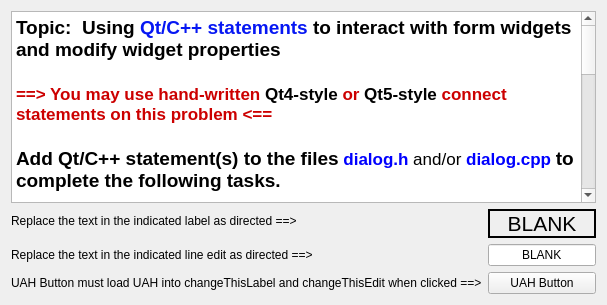
     <widget class="QWidget" name="tab_3">
      <attribute name="title">
       <string>Problem 1</string>
      </attribute>
      <layout class="QVBoxLayout" name="verticalLayout_3">
       <item>
        <widget class="QTextBrowser" name="textBrowser_2">
         <property name="html">
          <string>&lt;!DOCTYPE HTML PUBLIC &quot;-//W3C//DTD HTML 4.0//EN&quot; &quot;http://www.w3.org/TR/REC-html40/strict.dtd&quot;&gt;
&lt;html&gt;&lt;head&gt;&lt;meta name=&quot;qrichtext&quot; content=&quot;1&quot; /&gt;&lt;style type=&quot;text/css&quot;&gt;
p, li { white-space: pre-wrap; }
&lt;/style&gt;&lt;/head&gt;&lt;body style=&quot; font-family:'Sans Serif'; font-size:13pt; font-weight:600; font-style:normal;&quot;&gt;
&lt;p style=&quot; margin-top:0px; margin-bottom:0px; margin-left:0px; margin-right:0px; -qt-block-indent:0; text-indent:0px;&quot;&gt;&lt;span style=&quot; font-family:'Cantarell'; font-size:14pt;&quot;&gt;Topic:  Using &lt;/span&gt;&lt;span style=&quot; font-family:'Cantarell'; font-size:14pt; color:#0617f3;&quot;&gt;Qt/C++ statements&lt;/span&gt;&lt;span style=&quot; font-family:'Cantarell'; font-size:14pt;&quot;&gt; to interact with form widgets and modify widget properties&lt;/span&gt;&lt;/p&gt;
&lt;p style=&quot;-qt-paragraph-type:empty; margin-top:0px; margin-bottom:0px; margin-left:0px; margin-right:0px; -qt-block-indent:0; text-indent:0px; font-family:'Cantarell'; font-size:14pt;&quot;&gt;&lt;br /&gt;&lt;/p&gt;
&lt;p style=&quot; margin-top:0px; margin-bottom:0px; margin-left:0px; margin-right:0px; -qt-block-indent:0; text-indent:0px;&quot;&gt;&lt;span style=&quot; font-family:'.Lucida Grande UI'; color:#cc0000;&quot;&gt;==&amp;gt; You may use hand-written &lt;/span&gt;&lt;span style=&quot; font-family:'.Lucida Grande UI'; color:#000000;&quot;&gt;Qt4-style&lt;/span&gt;&lt;span style=&quot; font-family:'.Lucida Grande UI'; color:#cc0000;&quot;&gt; or &lt;/span&gt;&lt;span style=&quot; font-family:'.Lucida Grande UI'; color:#000000;&quot;&gt;Qt5-style&lt;/span&gt;&lt;span style=&quot; font-family:'.Lucida Grande UI'; color:#cc0000;&quot;&gt; connect statements on this problem &amp;lt;==&lt;/span&gt;&lt;/p&gt;
&lt;p style=&quot;-qt-paragraph-type:empty; margin-top:0px; margin-bottom:0px; margin-left:0px; margin-right:0px; -qt-block-indent:0; text-indent:0px; font-family:'Cantarell'; font-size:14pt;&quot;&gt;&lt;br /&gt;&lt;/p&gt;
&lt;p style=&quot; margin-top:0px; margin-bottom:0px; margin-left:0px; margin-right:0px; -qt-block-indent:0; text-indent:0px;&quot;&gt;&lt;span style=&quot; font-family:'Cantarell'; font-size:14pt;&quot;&gt;Add Qt/C++ statement(s) to the files&lt;/span&gt;&lt;span style=&quot; font-family:'.Lucida Grande UI';&quot;&gt; &lt;/span&gt;&lt;span style=&quot; font-family:'.Lucida Grande UI'; color:#0000ff;&quot;&gt;dialog.h&lt;/span&gt;&lt;span style=&quot; font-family:'.Lucida Grande UI';&quot;&gt; &lt;/span&gt;&lt;span style=&quot; font-family:'.Lucida Grande UI'; font-weight:400;&quot;&gt;and/or&lt;/span&gt;&lt;span style=&quot; font-family:'.Lucida Grande UI';&quot;&gt; &lt;/span&gt;&lt;span style=&quot; font-family:'.Lucida Grande UI'; color:#0000ff;&quot;&gt;dialog.cpp &lt;/span&gt;&lt;span style=&quot; font-family:'Cantarell'; font-size:14pt;&quot;&gt;to complete the following tasks.&lt;/span&gt;&lt;/p&gt;
&lt;p style=&quot;-qt-paragraph-type:empty; margin-top:0px; margin-bottom:0px; margin-left:0px; margin-right:0px; -qt-block-indent:0; text-indent:0px; font-family:'Cantarell'; font-size:14pt;&quot;&gt;&lt;br /&gt;&lt;/p&gt;
&lt;p style=&quot; margin-top:0px; margin-bottom:0px; margin-left:0px; margin-right:0px; -qt-block-indent:0; text-indent:0px;&quot;&gt;&lt;span style=&quot; font-family:'Cantarell'; font-size:14pt;&quot;&gt;(1)  Change the &lt;/span&gt;&lt;span style=&quot; font-family:'Cantarell'; font-size:14pt; color:#ff0000;&quot;&gt;text&lt;/span&gt;&lt;span style=&quot; font-family:'Cantarell'; font-size:14pt;&quot;&gt; in the indicated &lt;/span&gt;&lt;span style=&quot; font-family:'Cantarell'; font-size:14pt; color:#0617f3;&quot;&gt;QLabel&lt;/span&gt;&lt;span style=&quot; font-family:'Cantarell'; font-size:14pt;&quot;&gt; object with object name  &lt;/span&gt;&lt;span style=&quot; font-family:'Cantarell'; font-size:14pt; color:#ff0000;&quot;&gt;changeThisLabel&lt;/span&gt;&lt;span style=&quot; font-family:'Cantarell'; font-size:14pt;&quot;&gt;  to the word  &lt;/span&gt;&lt;span style=&quot; font-family:'Cantarell'; font-size:14pt; color:#ff0000;&quot;&gt;GO&lt;/span&gt;&lt;/p&gt;
&lt;p style=&quot; margin-top:0px; margin-bottom:0px; margin-left:0px; margin-right:0px; -qt-block-indent:0; text-indent:0px;&quot;&gt;&lt;span style=&quot; font-family:'Cantarell'; font-size:14pt; color:#ff0000;&quot;&gt;       ** CAPITALIZATION MATTERS !!!!&lt;/span&gt;&lt;/p&gt;
&lt;p style=&quot;-qt-paragraph-type:empty; margin-top:0px; margin-bottom:0px; margin-left:0px; margin-right:0px; -qt-block-indent:0; text-indent:0px; font-family:'Cantarell'; font-size:14pt;&quot;&gt;&lt;br /&gt;&lt;/p&gt;
&lt;p style=&quot; margin-top:0px; margin-bottom:0px; margin-left:0px; margin-right:0px; -qt-block-indent:0; text-indent:0px;&quot;&gt;&lt;span style=&quot; font-family:'Cantarell'; font-size:14pt;&quot;&gt;(2)  Change the &lt;/span&gt;&lt;span style=&quot; font-family:'Cantarell'; font-size:14pt; color:#ff0000;&quot;&gt;text&lt;/span&gt;&lt;span style=&quot; font-family:'Cantarell'; font-size:14pt;&quot;&gt; in the indicated &lt;/span&gt;&lt;span style=&quot; font-family:'Cantarell'; font-size:14pt; color:#0617f3;&quot;&gt;QLineEdit&lt;/span&gt;&lt;span style=&quot; font-family:'Cantarell'; font-size:14pt;&quot;&gt; object with object name  &lt;/span&gt;&lt;span style=&quot; font-family:'Cantarell'; font-size:14pt; color:#ff0000;&quot;&gt;changeThisEdit&lt;/span&gt;&lt;span style=&quot; font-family:'Cantarell'; font-size:14pt;&quot;&gt;  to the word  &lt;/span&gt;&lt;span style=&quot; font-family:'Cantarell'; font-size:14pt; color:#ff0000;&quot;&gt;CHARGERS&lt;/span&gt;&lt;/p&gt;
&lt;p style=&quot; margin-top:0px; margin-bottom:0px; margin-left:0px; margin-right:0px; -qt-block-indent:0; text-indent:0px;&quot;&gt;&lt;span style=&quot; font-family:'Cantarell'; font-size:14pt; color:#ff0000;&quot;&gt;       ** CAPITALIZATION MATTERS !!!!&lt;/span&gt;&lt;/p&gt;
&lt;p style=&quot;-qt-paragraph-type:empty; margin-top:0px; margin-bottom:0px; margin-left:0px; margin-right:0px; -qt-block-indent:0; text-indent:0px; font-family:'Cantarell'; font-size:14pt; color:#ff0000;&quot;&gt;&lt;br /&gt;&lt;/p&gt;
&lt;p style=&quot; margin-top:0px; margin-bottom:0px; margin-left:0px; margin-right:0px; -qt-block-indent:0; text-indent:0px;&quot;&gt;&lt;span style=&quot; font-family:'Cantarell'; font-size:14pt;&quot;&gt;(3)  When the &lt;/span&gt;&lt;span style=&quot; font-family:'Cantarell'; font-size:14pt; color:#0617f3;&quot;&gt;QPushButton&lt;/span&gt;&lt;span style=&quot; font-family:'Cantarell'; font-size:14pt;&quot;&gt; object with object name  &lt;/span&gt;&lt;span style=&quot; font-family:'Cantarell'; font-size:14pt; color:#ff0000;&quot;&gt;uahButton&lt;/span&gt;&lt;span style=&quot; font-family:'Cantarell'; font-size:14pt;&quot;&gt;  is left-clicked, it must change the text&lt;/span&gt;&lt;/p&gt;
&lt;p style=&quot; margin-top:0px; margin-bottom:0px; margin-left:0px; margin-right:0px; -qt-block-indent:0; text-indent:0px;&quot;&gt;&lt;span style=&quot; font-family:'Cantarell'; font-size:14pt;&quot;&gt;      appearing in both   &lt;/span&gt;&lt;span style=&quot; font-family:'Cantarell'; font-size:14pt; color:#ff0000;&quot;&gt;changeThisLabel&lt;/span&gt;&lt;span style=&quot; font-family:'Cantarell'; font-size:14pt;&quot;&gt;   and    &lt;/span&gt;&lt;span style=&quot; font-family:'Cantarell'; font-size:14pt; color:#ff0000;&quot;&gt;changeThisEdit&lt;/span&gt;&lt;span style=&quot; font-family:'Cantarell'; font-size:14pt;&quot;&gt;    to the word  &lt;/span&gt;&lt;span style=&quot; font-family:'Cantarell'; font-size:14pt; color:#ff0000;&quot;&gt;UAH&lt;/span&gt;&lt;/p&gt;
&lt;p style=&quot; margin-top:0px; margin-bottom:0px; margin-left:0px; margin-right:0px; -qt-block-indent:0; text-indent:0px;&quot;&gt;&lt;span style=&quot; font-family:'Cantarell'; font-size:14pt; color:#ff0000;&quot;&gt;       ** CAPITALIZATION MATTERS !!!!&lt;/span&gt;&lt;/p&gt;
&lt;p style=&quot;-qt-paragraph-type:empty; margin-top:0px; margin-bottom:0px; margin-left:0px; margin-right:0px; -qt-block-indent:0; text-indent:0px; font-family:'Cantarell'; font-size:14pt;&quot;&gt;&lt;br /&gt;&lt;/p&gt;
&lt;p style=&quot; margin-top:0px; margin-bottom:0px; margin-left:0px; margin-right:0px; -qt-block-indent:0; text-indent:0px;&quot;&gt;&lt;span style=&quot; font-family:'Cantarell'; font-size:14pt;&quot;&gt;==&amp;gt;  Zero Credit (0 points) for incorrect text CAPITALIZATION &amp;lt;==&lt;/span&gt;&lt;/p&gt;
&lt;p style=&quot;-qt-paragraph-type:empty; margin-top:0px; margin-bottom:0px; margin-left:0px; margin-right:0px; -qt-block-indent:0; text-indent:0px; font-family:'Cantarell'; font-size:14pt;&quot;&gt;&lt;br /&gt;&lt;/p&gt;
&lt;p style=&quot; margin-top:0px; margin-bottom:0px; margin-left:0px; margin-right:0px; -qt-block-indent:0; text-indent:0px;&quot;&gt;&lt;span style=&quot; font-family:'Cantarell'; font-size:14pt; color:#ff0000;&quot;&gt;Do NOT use the Design tool to modify the form itself or your will receive zero credit (0 points).&lt;/span&gt;&lt;/p&gt;&lt;/body&gt;&lt;/html&gt;</string>
         </property>
        </widget>
       </item>
       <item>
        <layout class="QFormLayout" name="formLayout">
         <item row="0" column="0">
          <widget class="QLabel" name="label_9">
           <property name="text">
            <string>Replace the text in the indicated label as directed ==&gt;</string>
           </property>
          </widget>
         </item>
         <item row="0" column="1">
          <widget class="QLabel" name="changeThisLabel">
           <property name="font">
            <font>
             <pointsize>16</pointsize>
            </font>
           </property>
           <property name="frameShape">
            <enum>QFrame::WinPanel</enum>
           </property>
           <property name="text">
            <string>BLANK</string>
           </property>
           <property name="alignment">
            <set>Qt::AlignCenter</set>
           </property>
          </widget>
         </item>
         <item row="1" column="0">
          <widget class="QLabel" name="label_2">
           <property name="text">
            <string>Replace the text in the indicated line edit as directed ==&gt;</string>
           </property>
          </widget>
         </item>
         <item row="1" column="1">
          <widget class="QLineEdit" name="changeThisEdit">
           <property name="text">
            <string>BLANK</string>
           </property>
           <property name="alignment">
            <set>Qt::AlignCenter</set>
           </property>
           <property name="readOnly">
            <bool>true</bool>
           </property>
          </widget>
         </item>
         <item row="2" column="0">
          <widget class="QLabel" name="label_5">
           <property name="text">
            <string>UAH Button must load UAH into changeThisLabel and changeThisEdit when clicked ==&gt;</string>
           </property>
          </widget>
         </item>
         <item row="2" column="1">
          <widget class="QPushButton" name="uahButton">
           <property name="text">
            <string>UAH Button</string>
           </property>
          </widget>
         </item>
        </layout>
       </item>
      </layout>
     </widget>
